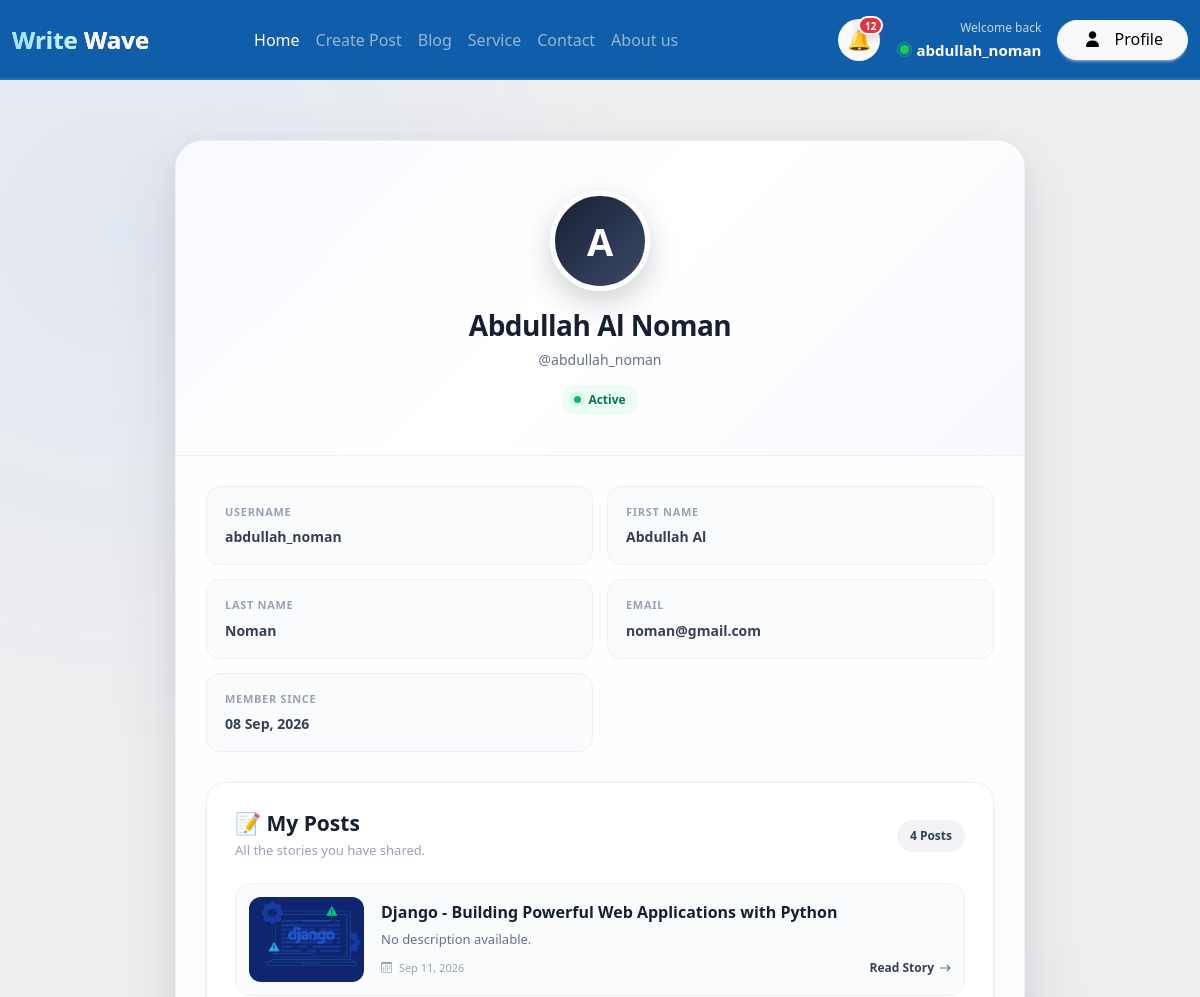
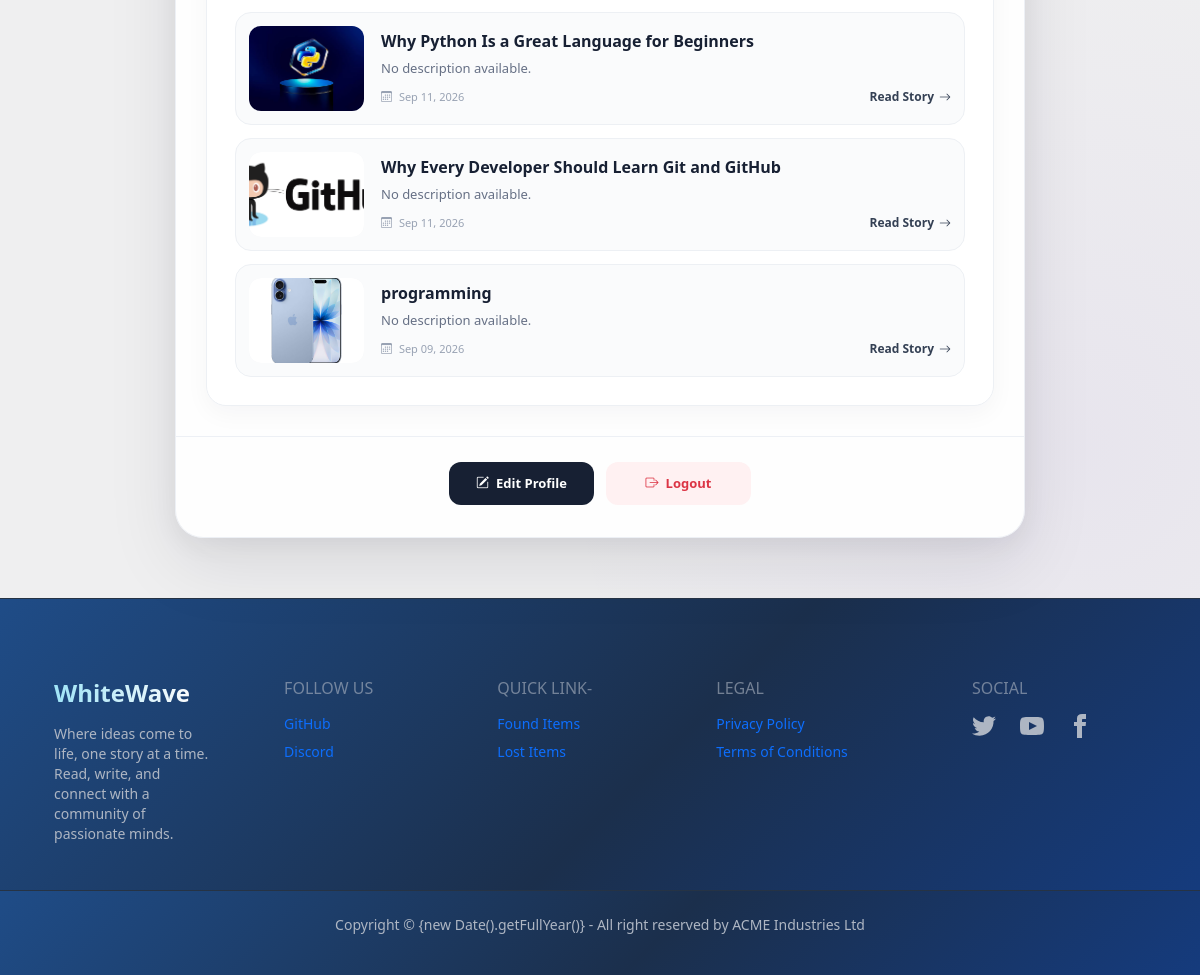
Screenshot of /auth/profile/ (signed in) with the database file from the repository (2 pictures, top to bottom).
### posts/models.py (models this page shows, shortened)
class Post(models.Model):
    author = models.ForeignKey(User, on_delete=models.CASCADE, related_name='posts')
    title = models.CharField(max_length=200)
    content = models.TextField()
    image = models.ImageField(upload_to=student_directory_name, blank=True, null=True)
    tags = models.ManyToManyField(Tags, related_name='posts', blank=True)
    created_at = models.DateTimeField(auto_now_add=True)
    updated_at = models.DateTimeField(auto_now=True)

### authentications/views.py (the view)
# urls.py: path('profile/', views.ProfileView, name='profile'),
@login_required
def ProfileView(request):
    user_posts = Post.objects.filter(
        author=request.user
    ).order_by("-created_at")
    unread_count = Notification.objects.filter(
        recipient=request.user,
        is_read=False
    ).count()
    return render(
        request,
        "authentications/profile.html",
        {
            "user_posts": user_posts,
            "unread_count": unread_count,
        }
    )

### authentications/templates/authentications/profile.html (shortened to what this page needs)
{% extends "base.html" %}
{% load static %}
{% block extra_css %}
<link rel="stylesheet"
      href="{% static 'authentications/css/profile.css' %}">
{% endblock extra_css %}
{% block content %}
<div class="profile-page">
    <div class="profile-card">
        <div class="profile-header">
            <div class="profile-avatar">
                {{ user.username|first|upper }}
            </div>
            <h2>
                {{ user.get_full_name|default:user.username }}
            </h2>
            <p>
                @{{ user.username }}
            </p>
            <span class="active-status">
                <span class="status-dot"></span>
                Active
            </span>
        </div>
        <div class="profile-info">
            <div class="info-item">
                <span class="info-label">
                    Username
                </span>
                <strong>
                    {{ user.username }}
                </strong>
            </div>
            <div class="info-item">
                <span class="info-label">
                    First Name
                </span>
                <strong>
                    {{ user.first_name|default:"Not provided" }}
                </strong>
            </div>
            <div class="info-item">
                <span class="info-label">
                    Last Name
                </span>
                <strong>
                    {{ user.last_name|default:"Not provided" }}
                </strong>
            </div>
            <div class="info-item">
                <span class="info-label">
                    Email
                </span>
                <strong>
                    {{ user.email|default:"Not provided" }}
                </strong>
            </div>
            <div class="info-item">
                <span class="info-label">
                    Member Since
                </span>
                <strong>
                    {{ user.date_joined|date:"d M, Y" }}
                </strong>
            </div>
        </div>
        <div class="my-posts-section">
            <div class="my-posts-header">
                <div>
                    <h3>
                        📝 My Posts
                    </h3>
                    <p>
                        All the stories you have shared.
                    </p>
                </div>
                <span class="post-count">
                    {{ user_posts.count }}
                    {% if user_posts.count == 1 %}
                        Post
                    {% else %}
                        Posts
                    {% endif %}
                </span>
            </div>
            <div class="my-posts-list">
                {% for post in user_posts %}
                    <div class="my-post-item">
                        {% if post.image %}
                            <div class="my-post-image">
                                <img
                                    src="{{ post.image.url }}"
                                    alt="{{ post.title }}"
                                >
                            </div>
                        {% else %}
                            <div class="my-post-image no-image">
                                <i class="bi bi-image"></i>
                            </div>
                        {% endif %}
                        <div class="my-post-content">
                            <h4>
                                {{ post.title }}
                            </h4>
                            {% if post.short_description %}
                                <p>
                                    {{ post.short_description|truncatewords:18 }}
                                </p>
                            {% else %}
                                <p>
                                    No description available.
                                </p>
                            {% endif %}
                            <div class="my-post-meta">
                                <span>
                                    <i class="bi bi-calendar3"></i>
                                    {{ post.created_at|date:"M d, Y" }}
                                </span>
                                <a href="{% url 'post_detail' post.pk %}">
                                    Read Story
                                    <i class="bi bi-arrow-right"></i>
                                </a>
                            </div>
                        </div>
                    </div>
                {% endfor %}
            </div>
        </div>
        <div class="profile-actions">
            <a
                href="{% url 'edit_profile' %}"
                class="edit-btn">
                <i class="bi bi-pencil-square"></i>
                Edit Profile
            </a>
            <a
                href="{% url 'logout' %}"
                class="logout-btn">
                <i class="bi bi-box-arrow-right"></i>
                Logout
            </a>
        </div>
    </div>
</div>
{% endblock %}

### templates/base.html (shortened to what this page needs)
{% load static %}
<!doctype html>
<html lang="en">
  <head>
    <link
      href="https://cdn.jsdelivr.net/npm/bootstrap@5.3.8/dist/css/bootstrap.min.css"
      rel="stylesheet"
    />
    <link
      rel="stylesheet"
      href="https://cdn.jsdelivr.net/npm/bootstrap-icons@1.11.3/font/bootstrap-icons.min.css"
    />
    <link
      rel="stylesheet"
      href="https://cdnjs.cloudflare.com/ajax/libs/font-awesome/7.0.0/css/all.min.css"
    />
    <link rel="stylesheet" href="{% static 'css/base.css' %}" />
    <link
      href="https://cdn.jsdelivr.net/npm/daisyui@5"
      rel="stylesheet"
      type="text/css"
    />
    {% block extra_css %} {% endblock extra_css %}
  </head>
  <body>
    <nav class="navbar navbar-expand-lg navbar-dark fixed-top site-navbar">
      <div class="container-fluid">
        <a class="navbar-brand d-flex align-items-center me-auto gap-2"
          href="{% url 'home' %}">
            <div class="navbar-brand text-white">
                Write <span>Wave</span>
            </div>
        </a>
        <div class="collapse navbar-collapse" id="navbarNav">
          <ul class="navbar-nav mx-auto text-center w-50 w-lg-auto">
            <li class="nav-item">
              <a class="nav-link active" href="{% url 'home' %}"> Home </a>
            </li>
            {% if user.is_authenticated %}
            <li class="nav-item">
              <a class="nav-link" href="{% url 'create_post' %}"> Create Post </a>
            </li>
            {% endif %}
            <li class="nav-item">
              <a class="nav-link" href="{% url 'blog' %}"> Blog</a>
            </li>
            <li class="nav-item">
              <a class="nav-link" href="#"> Service </a>
            </li>
            <li class="nav-item">
              <a class="nav-link" href="#"> Contact </a>
            </li>
            <li class="nav-item">
              <a class="nav-link" href="#"> About us </a>
            </li>
          </ul>
          {% if user.is_authenticated %}
            <a href="{% url 'notifications' %}" class="notification-link d-flex align-items-center position-relative">
                🔔
                {% if unread_count > 0 %}
                    <span class="notification-badge">
                        {{ unread_count }}
                    </span>
                {% endif %}
            </a>
          {% endif %}
          {% if user.is_authenticated %}
          <div class="d-flex align-items-center gap-3 mt-3 mt-lg-0">
              <div class="text-white text-end d-none d-md-block user-info">
                  <small class="welcome-text">
                      Welcome back
                  </small>
                  <div class="username-wrapper">
                      <span class="active-dot"></span>
                      <strong>{{ user.username }}</strong>
                  </div>
              </div>
            <a href="{% url 'profile' %}" class="btn btn-light rounded-pill px-4">
              <i class="fa-solid fa-user me-2"></i>
              Profile
            </a>
          </div>
          {% endif %}
        </div>
      </div>
    </nav>
    {% block content %} {% endblock %}
    <footer
      class="footer sm:footer-horizontal bg-base-300 text-base-content p-10"
    >
      <nav
        class="w-80 sm:w-40 flex flex-col gap-2 justify-center items-center sm:items-start sm:justify-start sm:gap-4 sm:mx-0 mx-auto"
      >
        <h6 class="navbar-brand">WhiteWave</h6>
        <p>
          Where ideas come to life, one story at a time. Read, write, and
          connect with a community of passionate minds.
        </p>
      </nav>
      <nav>
        <h6 class="footer-title">FOLLOW Us</h6>
        <a class="link link-hover text-decoration-none" href="">GitHub</a>
        <a class="link link-hover text-decoration-none" href="">Discord</a>
      </nav>
      <nav>
        <h6 class="footer-title">QUICK LINK-</h6>
        <a class="link link-hover text-decoration-none" href="">Found Items</a>
        <a class="link link-hover text-decoration-none" href="">Lost Items</a>
      </nav>
      <nav>
        <h6 class="footer-title">LEGAL</h6>
        <a class="link link-hover text-decoration-none" href=""
          >Privacy Policy</a
        >
        <a class="link link-hover text-decoration-none" href=""
          >Terms of Conditions</a
        >
      </nav>
      <nav>
        <h6 class="footer-title">Social</h6>
        <div class="grid grid-flow-col gap-4">
          <a>
          </a>
          <a>
          </a>
          <a>
            <svg
              xmlns="http://www.w3.org/2000/svg"
              width="24"
              height="24"
              viewBox="0 0 24 24"
              class="fill-current"
            >
              <path
                d="M9 8h-3v4h3v12h5v-12h3.642l.358-4h-4v-1.667c0-.955.192-1.333 1.115-1.333h2.885v-5h-3.808c-3.596 0-5.192 1.583-5.192 4.615v3.385z"
              ></path>
            </svg>
          </a>
        </div>
      </nav>
    </footer>
    <aside class="footer footer-center p-4 bg-base-300 text-base-content">
      <p>
        Copyright © {new Date().getFullYear()} - All right reserved by ACME
        Industries Ltd
      </p>
    </aside>
    <script src="https://cdn.jsdelivr.net/npm/@tailwindcss/browser@4"></script>
  </body>
</html>

### static/css/base.css (style rules this page uses)
body { background-color: #efeff0; padding-top: 80px; }
.navbar { position: fixed; top: 0; left: 0; width: 100%; height: 80px; z-index: 9999; box-shadow: inset 0 -2px 0 rgba(255, 255, 255, 0.1); background-color: #105daa; }
.navbar-brand { font-size: 1.5rem; font-weight: bold; color: #f5f1f1; background: linear-gradient(to right, #9fe4f7, #fafbfc); -webkit-background-clip: text; -webkit-text-fill-color: transparent; }
.navbar-brand span { font-size: 1.5rem; font-weight: bold; -webkit-text-fill-color: #fcf2f2f5; }
.footer { width: 100%; background: linear-gradient( 135deg, #0b47ad 0%, #113d8a 55%, #1952b3 100% ); color: #a9b1bf; padding: 82px 0 30px; border-top: 1px solid #133f78; }
.footer { width: 100%; background: linear-gradient( 135deg, #1f4c87 0%, #1b2f4c 55%, #153b7d 100% ); color: #aeb6c3; padding: 80px 0 30px; border-top: 1px solid #263344; }
.user-info { line-height: 1.2; }
.welcome-text { display: block; opacity: 0.75; margin-bottom: 5px; font-size: 12px; }
.username-wrapper { display: flex; align-items: center; justify-content: flex-end; gap: 7px; }
.username-wrapper strong { font-size: 15px; font-weight: 600; }
.active-dot { width: 9px; height: 9px; background: #22c55e; border-radius: 50%; display: inline-block; position: relative; box-shadow: 0 0 0 3px rgba(34, 197, 94, 0.15); }
.active-dot::after { content: ""; position: absolute; top: -3px; left: -3px; width: 15px; height: 15px; border-radius: 50%; border: 1px solid rgba(34, 197, 94, 0.5); animation: onlinePulse 1.8s infinite; }
.notification-link { position: relative; width: 42px; height: 42px; display: inline-flex; align-items: center; justify-content: center; border-radius: 50%; color: #344054; background: #f8f9fb; text-decoration: none; font-size: 20px; transition: all 0.25s ease; margin-right: 20px; }
.notification-badge { position: absolute; top: -3px; right: -3px; min-width: 19px; height: 19px; padding: 0 5px; display: flex; align-items: center; justify-content: center; border-radius: 50px; background: #dc3545; color: #ffffff; font-size: 10px; font-weight: 700; line-height: 1; border: 2px solid #ffffff; box-shadow: 0 3px 8px rgba(220, 53, 69, 0.25); animation: notificationPulse 2s infinite; }

### rows the page displays
Post: image (picture), title "Django - Building Powerful Web Applications with Python", created_at "Sep 11, 2026"
Post: image (picture), title "Why Python Is a Great Language for Beginners", created_at "Sep 11, 2026"
Post: image (picture), title "Why Every Developer Should Learn Git and GitHub", created_at "Sep 11, 2026"
Post: image (picture), title "programming", created_at "Sep 09, 2026"

### other values shown
{{ unread_count }} "12"
{{ user.username }} "abdullah_noman"
{{ user.username|first|upper }} "A"
{{ user.get_full_name|default:user.username }} "Abdullah Al Noman"
{{ user.first_name|default:"Not provided" }} "Abdullah Al"
{{ user.last_name|default:"Not provided" }} "Noman"
{{ user.email|default:"Not provided" }} "noman@gmail.com"
{{ user.date_joined|date:"d M, Y" }} "08 Sep, 2026"
{{ user_posts.count }} "4"
